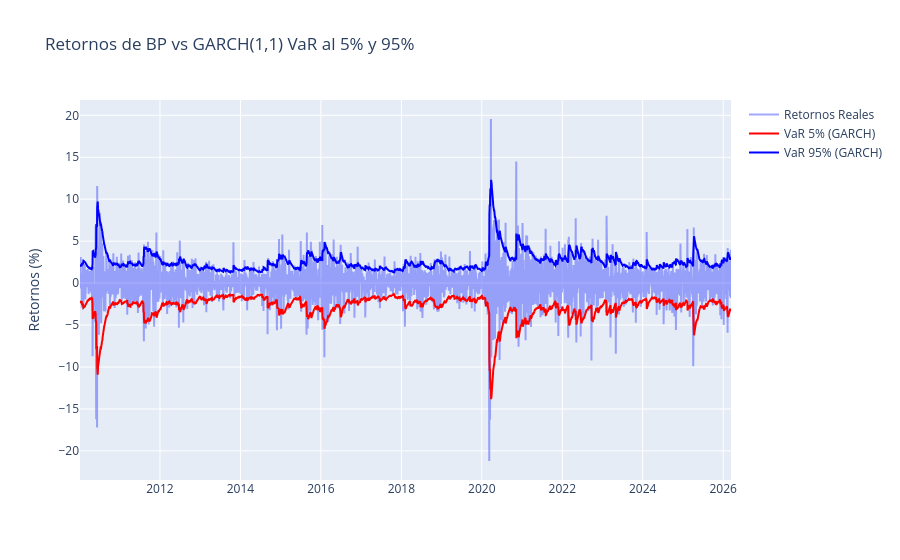

Notebook code cell kept with this figure:
### Markdown cell above
Las gráficas de ACF y PACF muestran barras significativas por lo que se puede asumir que un modelo GARCH es viable.

#### Desarrollamos el modelo:

### Code cell
#Declaramos el modelo GARCH(1,1) con distribución t
am = arch_model(returns, vol='Garch', p=1, q=1, dist='t')
res = am.fit(disp='off')
cond_vol = res.conditional_volatility

#Value at risk al 5% y upside VAR al 95%
q_5 = res.std_resid.quantile(0.05)
q_95 = res.std_resid.quantile(0.95)
mean = res.params['mu']
VaR_5 = mean + cond_vol * q_5
VaR_95 = mean + cond_vol * q_95

# Graficar los Retornos vs el VaR predictivo
fig = go.Figure()
fig.add_trace(go.Scatter(x=returns.index, y=returns.squeeze(), mode='lines',
                         name='Retornos Reales', opacity=0.6))
fig.add_trace(go.Scatter(x=VaR_5.index, y=VaR_5, mode='lines',
                         name='VaR 5% (GARCH)', line=dict(color='red')))
fig.add_trace(go.Scatter(x=VaR_95.index, y=VaR_95, mode='lines',
                         name='VaR 95% (GARCH)', line=dict(color='blue')))

fig.update_layout(title='Retornos de BP vs GARCH(1,1) VaR al 5% y 95%',
                  yaxis_title='Retornos (%)')
fig.show()

### Figure 1 — Plotly figure (JSON) as saved in the notebook; plotly's stock layout.template omitted (floating-point values rounded to 4 significant figures; data arrays with more than 128 entries replaced by an {"elided": "..."} marker saying what was removed)
{"data": [{"mode": "lines", "name": "Retornos Reales", "opacity": 0.6, "type": "scatter", "x": {"elided": "4072 str values"}, "y": {"elided": "4072 float values"}}, {"line": {"color": "red"}, "mode": "lines", "name": "VaR 5% (GARCH)", "type": "scatter", "x": {"elided": "4072 str values"}, "y": {"elided": "4072 float values"}}, {"line": {"color": "blue"}, "mode": "lines", "name": "VaR 95% (GARCH)", "type": "scatter", "x": {"elided": "4072 str values"}, "y": {"elided": "4072 float values"}}], "layout": {"title": {"text": "Retornos de BP vs GARCH(1,1) VaR al 5% y 95%"}, "yaxis": {"title": {"text": "Retornos (%)"}}}}
